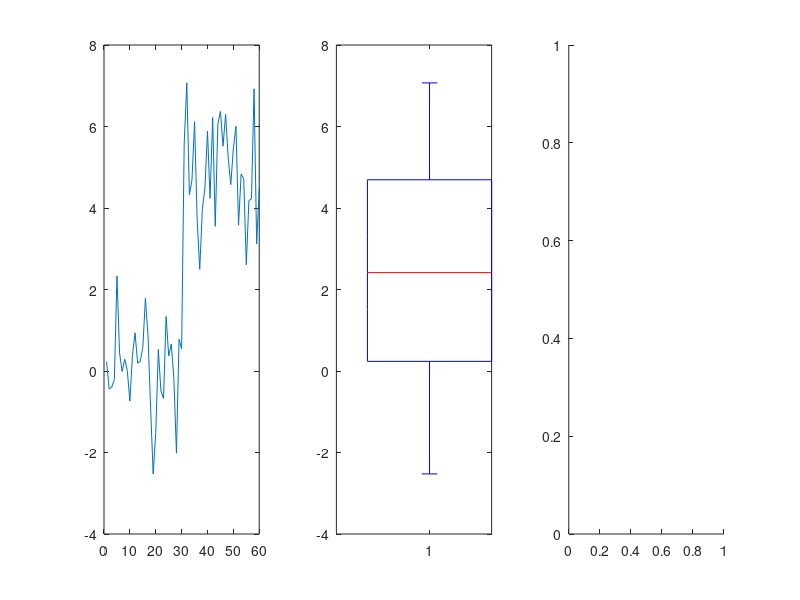

Write MATLAB code to recreate this figure. (Note: this script raises an error after producing the figure.)
%% Data Science for Human Factors course - script 8
% Plotting 3: distribution plots & 3D plots
%
% This script is free to use and distribute for anybody!
%
% Author: Marius Klug, 2019, bpn.tu-berlin.de
%%%%%%%%%%%%%%%%%%%%%%%%%%%%%%%%%%%%%%%%%%%%%%%%%%%%%%%%%%%%

%% Violin plots
% a violin plot is essentially a box plot with a density
% plot around it, to give additional information

% create some data
data = [randn(30,1); 5+randn(30,1)];

figure(1);clf
subplot(131)
plot(data)
subplot(132)
boxplot(data)
% the boxplot is not a good representation of this dataset!

subplot(133)
histogram(data,10)
% a histogram is better, but because of the binning it is
% dependent on a sufficient amount of data points

% compute the density
figure(2);clf
subplot(131)
[density,density_x] = ksdensity(data);
plot(density_x,density)

% the automatic kernel width choice is assuming a normally
% distributed dataset, so it might be necessary to adjust
% this
subplot(132)
[density,density_x] = ksdensity(data,'bandwidth',0.8);
plot(density_x,density)

% you can also overdo it...
subplot(133)
[density,density_x] = ksdensity(data,'bandwidth',0.1);
plot(density_x,density)

% the density is not normalized
sum(density)

% okay, so now we have the density, let's plot it vertically
% on both directions
[density,density_x] = ksdensity(data,'bandwidth',0.8);

figure(3); clf
plot(density,density_x,'k');
hold on
plot(-density,density_x,'k');

% now the box
hold on
boxplot(data)

% okay we make our own box

figure(3); clf
plot(density,density_x,'k');
hold on
plot(-density,density_x,'k');

% now the box
hold on
meanline = plot([-max(density)/3 max(density)/3],...
    [mean(data) mean(data)],'r','Linewidth',2);

% we actually want the median
medianline = plot([-max(density)/3 max(density)/3],...
    [median(data) median(data)],'k','Linewidth',2);

% now the quantiles
quantile(data,[0.25 0.75])

h_errorbar=errorbar(0,median(data),...
    median(data)-quantile(data,0.25),...
    quantile(data,0.75)-median(data),'k');

legend([meanline medianline h_errorbar],...
    'mean','median','25% & 75% quantiles')

title('violin plot')

%% compare

figure(4); clf

% generate data

rng default  % for reproducibility
m = 20;
v = 10;
n = 10000;
ylimits = [-30 100];

data1 = (randn(n,1)*v)+m;

data2 = [randn(n/2,1)+m-v; randn(n/2,1)+m+v];

v = v^2;
mu = log((m^2)/sqrt(v+m^2));
sigma = sqrt(log(v/(m^2)+1));
data3 = lognrnd(mu,sigma,n,1);

% bar plots

subplot(4,3,1)
bar(1,mean(data1),0.5)
hold on
errorbar(mean(data1),std(data1))
ylim(ylimits)
title(['{\mu} = ' num2str(mean(data1)) ', {\sigma} = '...
    num2str(std(data1))])

subplot(4,3,2)
bar(1,mean(data2),0.5)
hold on
errorbar(mean(data2),std(data2))
ylim(ylimits)
title(['{\mu} = ' num2str(mean(data2)) ', {\sigma} = '...
    num2str(std(data2))])

subplot(4,3,3)
bar(1,mean(data3),0.5)
hold on
errorbar(mean(data3),std(data3))
ylim(ylimits)
title(['{\mu} = ' num2str(mean(data3)) ', {\sigma} = '...
    num2str(std(data3))])

% box plots

subplot(434)
boxplot(data1)
ylim(ylimits)
title(['Median = ' num2str(median(data1))])

subplot(435)
boxplot(data2)
ylim(ylimits)
title(['Median = ' num2str(median(data2))])

subplot(436)
boxplot(data3)
ylim(ylimits)
title(['Median = ' num2str(median(data3))])

% histograms

nbins = 50;
subplot(437)
histogram(data1,nbins)
subplot(438)
histogram(data2,nbins)
subplot(439)
histogram(data3,nbins)

% violin plots
[density1,density_x1] = ksdensity(data1,'BandWidth',0.5);
subplot(4,3,10)
densityline = plot(density1,density_x1,'k');
hold on
plot(-density1,density_x1,'k');
meanline = plot([-max(density1)/2 max(density1)/2],...
    [mean(data1) mean(data1)],'r','Linewidth',2);
medianline = plot([-max(density1)/2 max(density1)/2],...
    [median(data1) median(data1)],'k','Linewidth',2);
errorbar(0,median(data1),...
    median(data1)-quantile(data1,0.25),...
    quantile(data1,0.75)-median(data1),'k');
ylim(ylimits)
xlim([-max(density1)*4 max(density1)*4])

[density2,density_x2] = ksdensity(data2,'BandWidth',0.5);
subplot(4,3,11)
densityline = plot(density2,density_x2,'k');
hold on
plot(-density2,density_x2,'k');
meanline = plot([-max(density2)/2 max(density2)/2],...
    [mean(data2) mean(data2)],'r','Linewidth',2);
medianline = plot([-max(density2)/2 max(density2)/2],...
    [median(data2) median(data2)],'k','Linewidth',2);
errorbar(0,median(data2),...
    median(data2)-quantile(data2,0.25),...
    quantile(data2,0.75)-median(data2),'k');
ylim(ylimits)
xlim([-max(density2)*4 max(density2)*4])

subplot(4,3,12)
[density3,density_x3] = ksdensity(data3,'BandWidth',0.5);
densityline = plot(density3,density_x3,'k');
hold on
plot(-density3,density_x3,'k');
meanline = plot([-max(density3)/2 max(density3)/2],...
    [mean(data3) mean(data3)],'r','Linewidth',2);
medianline = plot([-max(density3)/2 max(density3)/2],...
    [median(data3) median(data3)],'k','Linewidth',2);
errorbar(0,median(data3),...
    median(data3)-quantile(data3,0.25),...
    quantile(data3,0.75)-median(data3),'k');
ylim(ylimits)
xlim([-max(density3)*4 max(density3)*4])

%% EXERCISE:
% this would be a good point to make the violin_plot a
% function to not copy it all the time!

% optional upgrades: draw a box instead of the errorbar,
% make the mean line a mean dot, allow a data matrix to be
% entered and plotted in one axis like with boxplots

figure(5); clf
data = [data1 data2 data3];
boxplot(data)
clf;
violin_plot(data)

%% raincloud plots
% violin plots waste space by plotting the density twice.
% also: https://xkcd.com/1967/
% rainclouds are an even better solution!

figure(6); clf

% plot normally distributed rain clouds
[handles] = raincloud_plot(data,'color',...
    [0.7 0 0; 0 0.7 0; 0 0 0.7],...
    'band_width',[1 0.5 0.8],'box_dodge',1,'box_alpha',0.2,...
    'alpha',0.5,'plot_width',0.3,...
    'dot_alpha',0.01);

hold on

data = data+50;
% plot uniformly distributed rain clouds
[handles] = raincloud_plot(data,'color',...
    [0.7 0 0; 0 0.7 0; 0 0 0.7],...
    'band_width',[1 0.5 0.8],'box_dodge',1,'box_alpha',0.2,...
    'alpha',0.5,'plot_width',0.3,...
    'dot_alpha',0.01,'dot_random_distribution','uniform');

% adjust axes
ax=gca;
set(gca,'ytick',[1 2 3])
ax.YTickLabel ={'normal','bimodal','lognormal'};
title('Raincloud plot for different distributions')
set(gca,'FontSize',16)

%% raincloud plots with connecting lines
figure(7); clf

% generate data with less data points (more realistic for
% our purposes)
m = 2;
sd = 2;
n = 40;

data1 = sort((randn(n,1)*sd)+m);

data2 = sort([randn(n/2,1)+m-sd; randn(n/2,1)+m+sd]);

v = sd^2;
mu = log((m^2)/sqrt(v+m^2));
sigma = sqrt(log(v/(m^2)+1));
data3 = sort(lognrnd(mu,sigma,n,1));

data = [data1 data2 data3];

[handles] = raincloud_plot(data,'color',...
    [0.7 0 0; 0 0.7 0; 0 0 0.7],...
    'band_width',[1 0.5 0.8],'box_dodge',1,...
    'connecting_lines',1,'box_alpha',0.2,'alpha',0.5,...
    'y_values',[0.8 1.8 2.8],'plot_width',0.1);

hold on
data = data+15;
raincloud_plot(data,'color',[0.7 0 0; 0 0.7 0; 0 0 0.7],...
    'band_width',[1 0.5 0.8],'box_dodge',1,'connecting_lines',1,...
    'box_alpha',0.2,'alpha',0.5,'y_values',[1.1 2.1 3.1],...
    'plot_width',0.1,'range_dots',0);

data = data+20;
[h, bw, d] = raincloud_plot(data,'color',...
    [0.7 0 0; 0 0.7 0; 0 0 0.7],...
    'band_width',[1 0.5 0.8],'box_dodge',0,...
    'connecting_lines',1,'box_alpha',0.2,'alpha',0.5,...
    'y_values',[0.85 1.85 2.85],'plot_width',0.3,...
    'range_dots',1,'box_width',0.3);

set(gca,'FontSize',16)
ax=gca;
set(gca,'ytick',[1 2 3])
ax.YTickLabel ={'normal','bimodal','lognormal'};
title('Lines for (simulated sorted) paired samples')

%% vertically plotted

figure(8);clf

[h, bw, d] = raincloud_plot(data,'color',...
    [0.7 0 0; 0 0.7 0; 0 0 0.7],...
    'band_width',[1 0.5 0.8],'box_dodge',0,...
    'connecting_lines',1,'box_alpha',0.2,'alpha',0.5,...
    'plot_width',0.05,...
    'range_dots',1,'box_width',10,'y_values',[0.2 0.4 0.8],...
    'cloud_edge_col','none','box_dodge',1,...
    'distance_drops', 0.01);

hold on

[h, bw, d] = raincloud_plot(data,'plot_vertical',1,...
    'color',[0.7 0 0; 0 0.7 0; 0 0 0.7],...
    'band_width',[1 0.5 0.8],'box_dodge',0,...
    'connecting_lines',1,'box_alpha',0.2,'alpha',0.5,...
    'plot_width',0.05,...
    'range_dots',1,'box_width',1,'y_values',[1.2 1.4 1.8],...
    'cloud_edge_col','none');

set(gca,'FontSize',16)
title('View turned to vertical, with specified y values')

%% Exercise
% Take some time to understand the raincloud_plot function.
% Play around with the different settings and think about
% what could still be improved.

%% images

% you can plot a matrix as an image
% the input determines the color of each pixel 
f_handle = figure(9);clf
f_handle.Color = [1 1 1];

imagesc(randn(100))

% as with other plotting functions, imagesc can take x and y
% axis inputs as the first and second input
imagesc(1:1:100,0:.01:1,randn(100))

% let's plot our beloved gaussian, this time in 2D
xyrange = -1.5:.01:1.5;

% we need to have a full grid of x and y values, since each
% of these values has to go through the function
[X,Y] = meshgrid(xyrange);

% what is it actually?
imagesc(X)
imagesc(Y)

% compute the 2D gaussian
gauss2d = exp(-(X.^2 + Y.^2));

imagesc(gauss2d)

% make sure the axis is always a square
axis square

% plot a colorbar in addition to visualize what the colors
% mean
colorbar

% you can use different colormaps for the plots. standard is
% jet, many scientific papers use this
colormap jet

% other colormaps exist as well and can be found in the doc
doc colormap

% grayscale is always a good idea to see how it will look
% with a grayscale print
colormap gray

% the jet colormap has a lot of downsides, very clearly the
% color does not give a smooth visual percept of the
% actually smooth curve.
% for scientific visualization there should either
% unipolar or bipolar diverging maps be used, depending on
% the kind of data
colormap jet
colormap spring

% beautiful, but maybe not exactly what we need
myCmap = diverging_map([1:256]/256, [0.230, 0.299, 0.754],...
    [0.706, 0.016, 0.150]);
colormap(myCmap)

% much better! my standard colormap. you can use this
% command in your startup file to always have this colormap
% by default:
set(0,'DefaultFigureColormap',myCmap)

subplot(2,2,1,gca)
title('function: imagesc')
colorbar('off')
set(gca,'fontsize',14)

subplot(222)
contour(xyrange,xyrange,gauss2d)
title('function: contour')
axis square
set(gca,'fontsize',14)

subplot(223)
contourf(xyrange,xyrange,gauss2d)
axis square


contourf(xyrange,xyrange,gauss2d,20,...
    'linecolor',[0.3 0.3 0.3])
title('function: contourf')
axis square
set(gca,'fontsize',14)

%% finally: 3D plots!

subplot(224)
surf(xyrange,xyrange,gauss2d)
title('function: surf')
rotate3d on

% it's all black because the meshgrid is actually part of
% the plot. we can get rid of it with this
shading interp
axis square

% if you don't want the axis, just disable it
axis off
set(gca,'fontsize',14)

%% akin to the normal plot function, there's the same in 3D

n = 30;
dataX = rand(1,n);
dataY = randn(1,n);
dataZ = rand(1,n)*10;

figure(10), clf
plot3(dataX,dataY,dataZ)

% nice features
grid on
rotate3d on

% like before, you can also label the axes
xlabel('X-axis')
ylabel('Y-axis')
zlabel('Z-axis')

% and of course you can add and change markers
plot3(dataX,dataY,dataZ,'ko','linew',3,'markerface',...
    'm','markersize',10)
grid on
rotate3d on


% you have to have the three vectors separately, a matrix
% can not be used instead
plot3([dataX;dataY;dataZ])

%% Play around with surf a bit more

figure(11);clf

data = randn(50);
surf(data)
shading interp

hold on

surf(zeros(50))
rotate3d on

shading interp
%% EXERCISE
% create a plane at z=0 in black as a specified color
% instead of using the colormap


%% last but not least: exporting figures

print(f_handle,'print','-dpng') % creates png
print(f_handle,'print','-depsc') % creates eps
print(f_handle,'print','-dpdf') % creates pdf
print(f_handle,'print','-dtiff') % creates tif
savefig(f_handle, 'export') % saves the fig itself

% the built-in functions work well, but there are
% better ways with more specifications, like transparent
% background and antialiasing
export_fig(f_handle, 'exported', '-png', '-tif', '-p0.05',...
    '-a4', '-q101', '-transparent')

